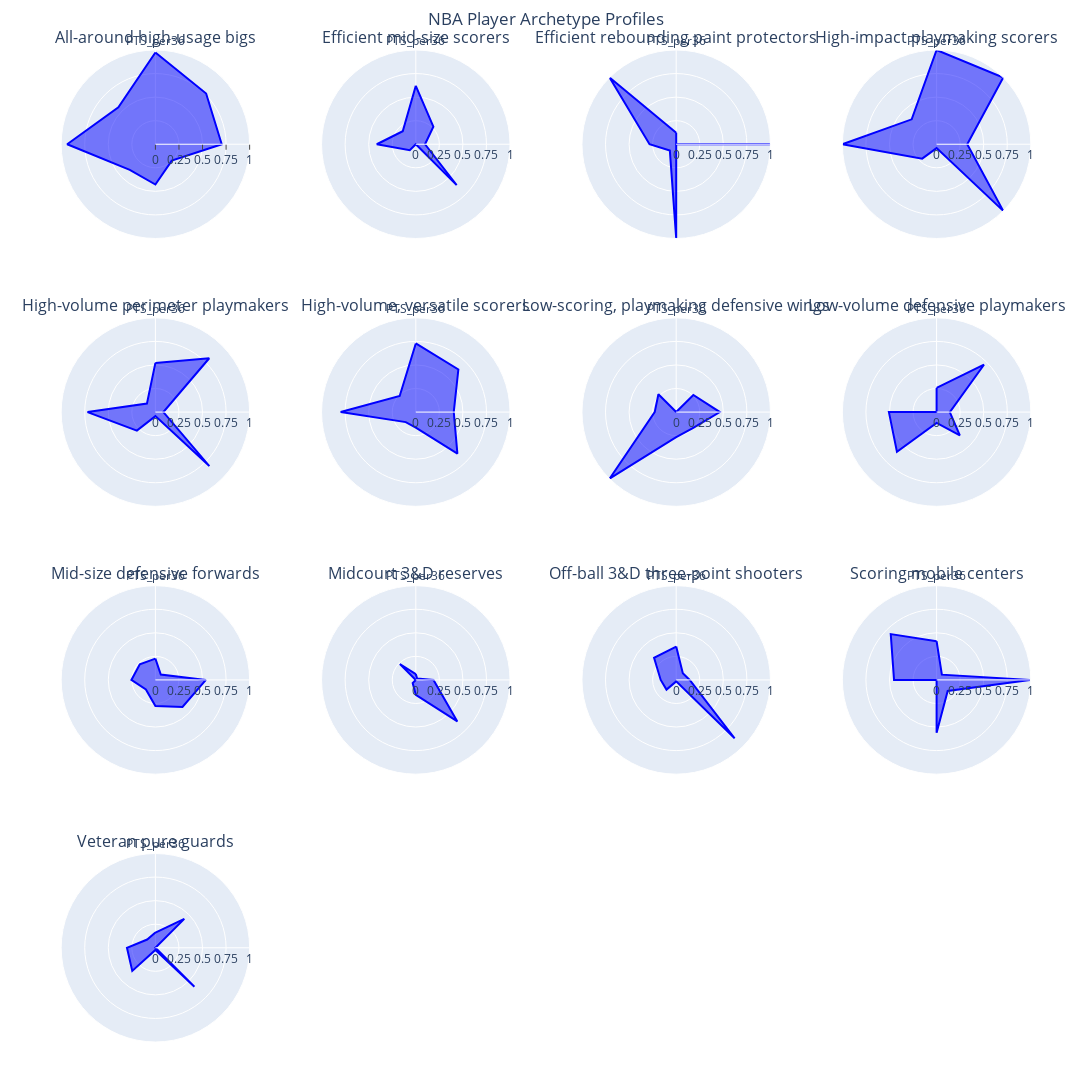

Source (notebook cell):
### Code cell
import plotly.graph_objects as go
from plotly.subplots import make_subplots

# --- Ensure these variables are defined ---
# Assuming df, final_k_value, archetype_mapping, features_for_clustering are available.

# --- Prepare the scaled cluster means DataFrame for plotting ---
cluster_means_for_plotting = df.groupby('Archetype_Name')[features_for_clustering].mean()

radar_features = [
    'PTS_per36', 'AST_per36', 'TRB_per36', '3P_per36', 'BLK_per36',
    'STL_per36', 'TOV_per36', 'eFG%'
]
# Ensure radar_features exist in cluster_means_for_plotting.columns.
# If not, you'll get a KeyError.

scaler_radar = MinMaxScaler()
scaled_radar_data = scaler_radar.fit_transform(cluster_means_for_plotting[radar_features])
scaled_radar_df = pd.DataFrame(scaled_radar_data, columns=radar_features, index=cluster_means_for_plotting.index)

print("\nScaled data for radar charts (first 5 archetypes):")
print(scaled_radar_df.head())


# --- Create Subplots for All 13 Archetypes ---

num_archetypes = len(scaled_radar_df)
# Determine grid size (e.g., 4 rows, 4 columns for 13 plots, leaves 3 empty)
n_cols = 4
n_rows = (num_archetypes + n_cols - 1) // n_cols # Calculate rows needed

# Prepare subplot titles
subplot_titles = [name for name in scaled_radar_df.index]
# Pad subplot_titles with empty strings if num_archetypes is not a perfect multiple of n_cols
# to fill the grid for make_subplots
subplot_titles.extend([''] * (n_rows * n_cols - num_archetypes))


fig = make_subplots(
    rows=n_rows,
    cols=n_cols,
    specs=[[{'type': 'polar'}] * n_cols] * n_rows, # Define all subplots as polar type
    subplot_titles=subplot_titles, # Add titles below each subplot
    vertical_spacing=0.08, # Adjust vertical spacing between subplots
    horizontal_spacing=0.05 # Adjust horizontal spacing between subplots
)

# Loop through each archetype and add a radar trace to its respective subplot
for i, archetype_name in enumerate(scaled_radar_df.index):
    row = (i // n_cols) + 1
    col = (i % n_cols) + 1

    # Extract data for the current archetype
    archetype_data = scaled_radar_df.loc[archetype_name]
    
    # Create a Scatterpolar trace
    trace = go.Scatterpolar(
        r=archetype_data[radar_features].tolist() + [archetype_data[radar_features].tolist()[0]], # Close the polygon
        theta=radar_features + [radar_features[0]], # Close the polygon
        fill='toself',
        name=archetype_name,
        mode='lines',
        line_color='blue' # You can customize color here or use a color map
    )

    # Add trace to the subplot
    fig.add_trace(trace, row=row, col=col)

    # Update radial axis range for consistency across all plots
    # Ensures all plots have the same 0-1 scale for easy comparison
    fig.update_layout(
        polar={
            'radialaxis': {'range': [0, 1], 'showticklabels': True, 'ticks': 'outside'}
        },
        height=n_rows * 300,  # Adjust figure height based on number of rows
        width=n_cols * 300,   # Adjust figure width based on number of columns
        title_text="NBA Player Archetype Profiles",
        showlegend=False # Hide individual trace legends as names are in subplot titles
    )

    # Update subplot specific layouts
    # This loop updates each polar subplot layout individually
    # The 'f"polar{i+1}"' is how Plotly names the polar subplots in `make_subplots`
    fig.update_layout({
        f"polar{i+1}": {
            'radialaxis': {
                'visible': True,
                'range': [0, 1], # Ensure consistent scale
                'tickvals': [0, 0.25, 0.5, 0.75, 1], # Custom tick values
                'ticktext': ['0', '0.25', '0.5', '0.75', '1'], # Custom tick labels
            },
            'angularaxis': {
                'rotation': 90, # Start angle at the top
                'direction': "clockwise", # Go clockwise
                'tickvals': [i * (360 / len(radar_features)) for i in range(len(radar_features))],
                'ticktext': radar_features # Use feature names as axis labels
            }
        }
    })

# Adjust general layout for all subplots
fig.update_layout(
    title_x=0.5, # Center the main title
    margin=dict(t=50, b=50, l=50, r=50), # Adjust margins
)


fig.show()

### Figure 1 — Plotly figure (JSON) as saved in the notebook; plotly's stock layout.template omitted (floating-point values rounded to 4 significant figures)
{"data": [{"fill": "toself", "line": {"color": "blue"}, "mode": "lines", "name": "All-around high-usage bigs", "r": [0.9729, 0.7611, 0.704, 0.246, 0.4275, 0.3848, 0.9362, 0.5555, 0.9729], "subplot": "polar", "theta": ["PTS_per36", "AST_per36", "TRB_per36", "3P_per36", "BLK_per36", "STL_per36", "TOV_per36", "eFG%", "PTS_per36"], "type": "scatterpolar"}, {"fill": "toself", "line": {"color": "blue"}, "mode": "lines", "name": "Efficient mid-size scorers", "r": [0.6201, 0.2636, 0.09794, 0.6133, 0, 0.09051, 0.414, 0.196, 0.6201], "subplot": "polar2", "theta": ["PTS_per36", "AST_per36", "TRB_per36", "3P_per36", "BLK_per36", "STL_per36", "TOV_per36", "eFG%", "PTS_per36"], "type": "scatterpolar"}, {"fill": "toself", "line": {"color": "blue"}, "mode": "lines", "name": "Efficient rebounding paint protectors", "r": [0.1212, 0, 1, 0, 1, 0.09523, 0.2831, 1, 0.1212], "subplot": "polar3", "theta": ["PTS_per36", "AST_per36", "TRB_per36", "3P_per36", "BLK_per36", "STL_per36", "TOV_per36", "eFG%", "PTS_per36"], "type": "scatterpolar"}, {"fill": "toself", "line": {"color": "blue"}, "mode": "lines", "name": "High-impact playmaking scorers", "r": [1, 1.0, 0.3252, 1, 0.04111, 0.2163, 1.0, 0.3739, 1], "subplot": "polar4", "theta": ["PTS_per36", "AST_per36", "TRB_per36", "3P_per36", "BLK_per36", "STL_per36", "TOV_per36", "eFG%", "PTS_per36"], "type": "scatterpolar"}, {"fill": "toself", "line": {"color": "blue"}, "mode": "lines", "name": "High-volume perimeter playmakers", "r": [0.5217, 0.8079, 0.08453, 0.8097, 0.04253, 0.2777, 0.7201, 0.1272, 0.5217], "subplot": "polar5", "theta": ["PTS_per36", "AST_per36", "TRB_per36", "3P_per36", "BLK_per36", "STL_per36", "TOV_per36", "eFG%", "PTS_per36"], "type": "scatterpolar"}, {"fill": "toself", "line": {"color": "blue"}, "mode": "lines", "name": "High-volume, versatile scorers", "r": [0.7281, 0.6387, 0.4026, 0.6242, 0.1654, 0.1508, 0.7974, 0.2417, 0.7281], "subplot": "polar6", "theta": ["PTS_per36", "AST_per36", "TRB_per36", "3P_per36", "BLK_per36", "STL_per36", "TOV_per36", "eFG%", "PTS_per36"], "type": "scatterpolar"}, {"fill": "toself", "line": {"color": "blue"}, "mode": "lines", "name": "Low-scoring, playmaking defensive wings", "r": [0, 0.2572, 0.4636, 0.2433, 0.2654, 1, 0.2282, 0.2669, 0], "subplot": "polar7", "theta": ["PTS_per36", "AST_per36", "TRB_per36", "3P_per36", "BLK_per36", "STL_per36", "TOV_per36", "eFG%", "PTS_per36"], "type": "scatterpolar"}, {"fill": "toself", "line": {"color": "blue"}, "mode": "lines", "name": "Low-volume defensive playmakers", "r": [0.2568, 0.7109, 0.1403, 0.3486, 0.114, 0.5951, 0.5062, 0, 0.2568], "subplot": "polar8", "theta": ["PTS_per36", "AST_per36", "TRB_per36", "3P_per36", "BLK_per36", "STL_per36", "TOV_per36", "eFG%", "PTS_per36"], "type": "scatterpolar"}, {"fill": "toself", "line": {"color": "blue"}, "mode": "lines", "name": "Mid-size defensive forwards", "r": [0.2266, 0.08091, 0.5358, 0.4065, 0.2767, 0.1427, 0.2546, 0.2341, 0.2266], "subplot": "polar9", "theta": ["PTS_per36", "AST_per36", "TRB_per36", "3P_per36", "BLK_per36", "STL_per36", "TOV_per36", "eFG%", "PTS_per36"], "type": "scatterpolar"}, {"fill": "toself", "line": {"color": "blue"}, "mode": "lines", "name": "Midcourt 3&D reserves", "r": [0.06114, 0.02019, 0.1878, 0.6232, 0.1584, 0.04701, 0, 0.239, 0.06114], "subplot": "polar10", "theta": ["PTS_per36", "AST_per36", "TRB_per36", "3P_per36", "BLK_per36", "STL_per36", "TOV_per36", "eFG%", "PTS_per36"], "type": "scatterpolar"}, {"fill": "toself", "line": {"color": "blue"}, "mode": "lines", "name": "Off-ball 3&D three-point shooters", "r": [0.3543, 0.09929, 0.1435, 0.8767, 0.01535, 0.1456, 0.1643, 0.3322, 0.3543], "subplot": "polar11", "theta": ["PTS_per36", "AST_per36", "TRB_per36", "3P_per36", "BLK_per36", "STL_per36", "TOV_per36", "eFG%", "PTS_per36"], "type": "scatterpolar"}, {"fill": "toself", "line": {"color": "blue"}, "mode": "lines", "name": "Scoring mobile centers", "r": [0.4107, 0.07918, 0.99, 0.1663, 0.5613, 0, 0.4516, 0.6881, 0.4107], "subplot": "polar12", "theta": ["PTS_per36", "AST_per36", "TRB_per36", "3P_per36", "BLK_per36", "STL_per36", "TOV_per36", "eFG%", "PTS_per36"], "type": "scatterpolar"}, {"fill": "toself", "line": {"color": "blue"}, "mode": "lines", "name": "Veteran pure guards", "r": [0.1613, 0.4335, 0, 0.5853, 0.02331, 0.3472, 0.3017, 0.1234, 0.1613], "subplot": "polar13", "theta": ["PTS_per36", "AST_per36", "TRB_per36", "3P_per36", "BLK_per36", "STL_per36", "TOV_per36", "eFG%", "PTS_per36"], "type": "scatterpolar"}], "layout": {"annotations": [{"font": {"size": 16}, "showarrow": false, "text": "All-around high-usage bigs", "x": 0.1062, "xanchor": "center", "xref": "paper", "y": 1, "yanchor": "bottom", "yref": "paper"}, {"font": {"size": 16}, "showarrow": false, "text": "Efficient mid-size scorers", "x": 0.3688, "xanchor": "center", "xref": "paper", "y": 1, "yanchor": "bottom", "yref": "paper"}, {"font": {"size": 16}, "showarrow": false, "text": "Efficient rebounding paint protectors", "x": 0.6313, "xanchor": "center", "xref": "paper", "y": 1, "yanchor": "bottom", "yref": "paper"}, {"font": {"size": 16}, "showarrow": false, "text": "High-impact playmaking scorers", "x": 0.8938, "xanchor": "center", "xref": "paper", "y": 1, "yanchor": "bottom", "yref": "paper"}, {"font": {"size": 16}, "showarrow": false, "text": "High-volume perimeter playmakers", "x": 0.1062, "xanchor": "center", "xref": "paper", "y": 0.73, "yanchor": "bottom", "yref": "paper"}, {"font": {"size": 16}, "showarrow": false, "text": "High-volume, versatile scorers", "x": 0.3688, "xanchor": "center", "xref": "paper", "y": 0.73, "yanchor": "bottom", "yref": "paper"}, {"font": {"size": 16}, "showarrow": false, "text": "Low-scoring, playmaking defensive wings", "x": 0.6313, "xanchor": "center", "xref": "paper", "y": 0.73, "yanchor": "bottom", "yref": "paper"}, {"font": {"size": 16}, "showarrow": false, "text": "Low-volume defensive playmakers", "x": 0.8938, "xanchor": "center", "xref": "paper", "y": 0.73, "yanchor": "bottom", "yref": "paper"}, {"font": {"size": 16}, "showarrow": false, "text": "Mid-size defensive forwards", "x": 0.1062, "xanchor": "center", "xref": "paper", "y": 0.46, "yanchor": "bottom", "yref": "paper"}, {"font": {"size": 16}, "showarrow": false, "text": "Midcourt 3&D reserves", "x": 0.3688, "xanchor": "center", "xref": "paper", "y": 0.46, "yanchor": "bottom", "yref": "paper"}, {"font": {"size": 16}, "showarrow": false, "text": "Off-ball 3&D three-point shooters", "x": 0.6313, "xanchor": "center", "xref": "paper", "y": 0.46, "yanchor": "bottom", "yref": "paper"}, {"font": {"size": 16}, "showarrow": false, "text": "Scoring mobile centers", "x": 0.8938, "xanchor": "center", "xref": "paper", "y": 0.46, "yanchor": "bottom", "yref": "paper"}, {"font": {"size": 16}, "showarrow": false, "text": "Veteran pure guards", "x": 0.1062, "xanchor": "center", "xref": "paper", "y": 0.19, "yanchor": "bottom", "yref": "paper"}], "height": 1200, "margin": {"b": 50, "l": 50, "r": 50, "t": 50}, "polar": {"angularaxis": {"direction": "clockwise", "rotation": 90, "ticktext": ["PTS_per36", "AST_per36", "TRB_per36", "3P_per36", "BLK_per36", "STL_per36", "TOV_per36", "eFG%"], "tickvals": [0, 45, 90, 135, 180, 225, 270, 315]}, "domain": {"x": [0, 0.2125], "y": [0.81, 1]}, "radialaxis": {"range": [0, 1], "showticklabels": true, "ticks": "outside", "ticktext": ["0", "0.25", "0.5", "0.75", "1"], "tickvals": [0, 0.25, 0.5, 0.75, 1], "visible": true}}, "polar10": {"angularaxis": {"direction": "clockwise", "rotation": 90, "ticktext": ["PTS_per36", "AST_per36", "TRB_per36", "3P_per36", "BLK_per36", "STL_per36", "TOV_per36", "eFG%"], "tickvals": [0, 45, 90, 135, 180, 225, 270, 315]}, "domain": {"x": [0.2625, 0.475], "y": [0.27, 0.46]}, "radialaxis": {"range": [0, 1], "ticktext": ["0", "0.25", "0.5", "0.75", "1"], "tickvals": [0, 0.25, 0.5, 0.75, 1], "visible": true}}, "polar11": {"angularaxis": {"direction": "clockwise", "rotation": 90, "ticktext": ["PTS_per36", "AST_per36", "TRB_per36", "3P_per36", "BLK_per36", "STL_per36", "TOV_per36", "eFG%"], "tickvals": [0, 45, 90, 135, 180, 225, 270, 315]}, "domain": {"x": [0.525, 0.7375], "y": [0.27, 0.46]}, "radialaxis": {"range": [0, 1], "ticktext": ["0", "0.25", "0.5", "0.75", "1"], "tickvals": [0, 0.25, 0.5, 0.75, 1], "visible": true}}, "polar12": {"angularaxis": {"direction": "clockwise", "rotation": 90, "ticktext": ["PTS_per36", "AST_per36", "TRB_per36", "3P_per36", "BLK_per36", "STL_per36", "TOV_per36", "eFG%"], "tickvals": [0, 45, 90, 135, 180, 225, 270, 315]}, "domain": {"x": [0.7875, 1], "y": [0.27, 0.46]}, "radialaxis": {"range": [0, 1], "ticktext": ["0", "0.25", "0.5", "0.75", "1"], "tickvals": [0, 0.25, 0.5, 0.75, 1], "visible": true}}, "polar13": {"angularaxis": {"direction": "clockwise", "rotation": 90, "ticktext": ["PTS_per36", "AST_per36", "TRB_per36", "3P_per36", "BLK_per36", "STL_per36", "TOV_per36", "eFG%"], "tickvals": [0, 45, 90, 135, 180, 225, 270, 315]}, "domain": {"x": [0, 0.2125], "y": [0, 0.19]}, "radialaxis": {"range": [0, 1], "ticktext": ["0", "0.25", "0.5", "0.75", "1"], "tickvals": [0, 0.25, 0.5, 0.75, 1], "visible": true}}, "polar14": {"domain": {"x": [0.2625, 0.475], "y": [0, 0.19]}}, "polar15": {"domain": {"x": [0.525, 0.7375], "y": [0, 0.19]}}, "polar16": {"domain": {"x": [0.7875, 1], "y": [0, 0.19]}}, "polar2": {"angularaxis": {"direction": "clockwise", "rotation": 90, "ticktext": ["PTS_per36", "AST_per36", "TRB_per36", "3P_per36", "BLK_per36", "STL_per36", "TOV_per36", "eFG%"], "tickvals": [0, 45, 90, 135, 180, 225, 270, 315]}, "domain": {"x": [0.2625, 0.475], "y": [0.81, 1]}, "radialaxis": {"range": [0, 1], "ticktext": ["0", "0.25", "0.5", "0.75", "1"], "tickvals": [0, 0.25, 0.5, 0.75, 1], "visible": true}}, "polar3": {"angularaxis": {"direction": "clockwise", "rotation": 90, "ticktext": ["PTS_per36", "AST_per36", "TRB_per36", "3P_per36", "BLK_per36", "STL_per36", "TOV_per36", "eFG%"], "tickvals": [0, 45, 90, 135, 180, 225, 270, 315]}, "domain": {"x": [0.525, 0.7375], "y": [0.81, 1]}, "radialaxis": {"range": [0, 1], "ticktext": ["0", "0.25", "0.5", "0.75", "1"], "tickvals": [0, 0.25, 0.5, 0.75, 1], "visible": true}}, "polar4": {"angularaxis": {"direction": "clockwise", "rotation": 90, "ticktext": ["PTS_per36", "AST_per36", "TRB_per36", "3P_per36", "BLK_per36", "STL_per36", "TOV_per36", "eFG%"], "tickvals": [0, 45, 90, 135, 180, 225, 270, 315]}, "domain": {"x": [0.7875, 1], "y": [0.81, 1]}, "radialaxis": {"range": [0, 1], "ticktext": ["0", "0.25", "0.5", "0.75", "1"], "tickvals": [0, 0.25, 0.5, 0.75, 1], "visible": true}}, "polar5": {"angularaxis": {"direction": "clockwise", "rotation": 90, "ticktext": ["PTS_per36", "AST_per36", "TRB_per36", "3P_per36", "BLK_per36", "STL_per36", "TOV_per36", "eFG%"], "tickvals": [0, 45, 90, 135, 180, 225, 270, 315]}, "domain": {"x": [0, 0.2125], "y": [0.54, 0.73]}, "radialaxis": {"range": [0, 1], "ticktext": ["0", "0.25", "0.5", "0.75", "1"], "tickvals": [0, 0.25, 0.5, 0.75, 1], "visible": true}}, "polar6": {"angularaxis": {"direction": "clockwise", "rotation": 90, "ticktext": ["PTS_per36", "AST_per36", "TRB_per36", "3P_per36", "BLK_per36", "STL_per36", "TOV_per36", "eFG%"], "tickvals": [0, 45, 90, 135, 180, 225, 270, 315]}, "domain": {"x": [0.2625, 0.475], "y": [0.54, 0.73]}, "radialaxis": {"range": [0, 1], "ticktext": ["0", "0.25", "0.5", "0.75", "1"], "tickvals": [0, 0.25, 0.5, 0.75, 1], "visible": true}}, "polar7": {"angularaxis": {"direction": "clockwise", "rotation": 90, "ticktext": ["PTS_per36", "AST_per36", "TRB_per36", "3P_per36", "BLK_per36", "STL_per36", "TOV_per36", "eFG%"], "tickvals": [0, 45, 90, 135, 180, 225, 270, 315]}, "domain": {"x": [0.525, 0.7375], "y": [0.54, 0.73]}, "radialaxis": {"range": [0, 1], "ticktext": ["0", "0.25", "0.5", "0.75", "1"], "tickvals": [0, 0.25, 0.5, 0.75, 1], "visible": true}}, "polar8": {"angularaxis": {"direction": "clockwise", "rotation": 90, "ticktext": ["PTS_per36", "AST_per36", "TRB_per36", "3P_per36", "BLK_per36", "STL_per36", "TOV_per36", "eFG%"], "tickvals": [0, 45, 90, 135, 180, 225, 270, 315]}, "domain": {"x": [0.7875, 1], "y": [0.54, 0.73]}, "radialaxis": {"range": [0, 1], "ticktext": ["0", "0.25", "0.5", "0.75", "1"], "tickvals": [0, 0.25, 0.5, 0.75, 1], "visible": true}}, "polar9": {"angularaxis": {"direction": "clockwise", "rotation": 90, "ticktext": ["PTS_per36", "AST_per36", "TRB_per36", "3P_per36", "BLK_per36", "STL_per36", "TOV_per36", "eFG%"], "tickvals": [0, 45, 90, 135, 180, 225, 270, 315]}, "domain": {"x": [0, 0.2125], "y": [0.27, 0.46]}, "radialaxis": {"range": [0, 1], "ticktext": ["0", "0.25", "0.5", "0.75", "1"], "tickvals": [0, 0.25, 0.5, 0.75, 1], "visible": true}}, "showlegend": false, "title": {"text": "NBA Player Archetype Profiles", "x": 0.5}, "width": 1200}}
